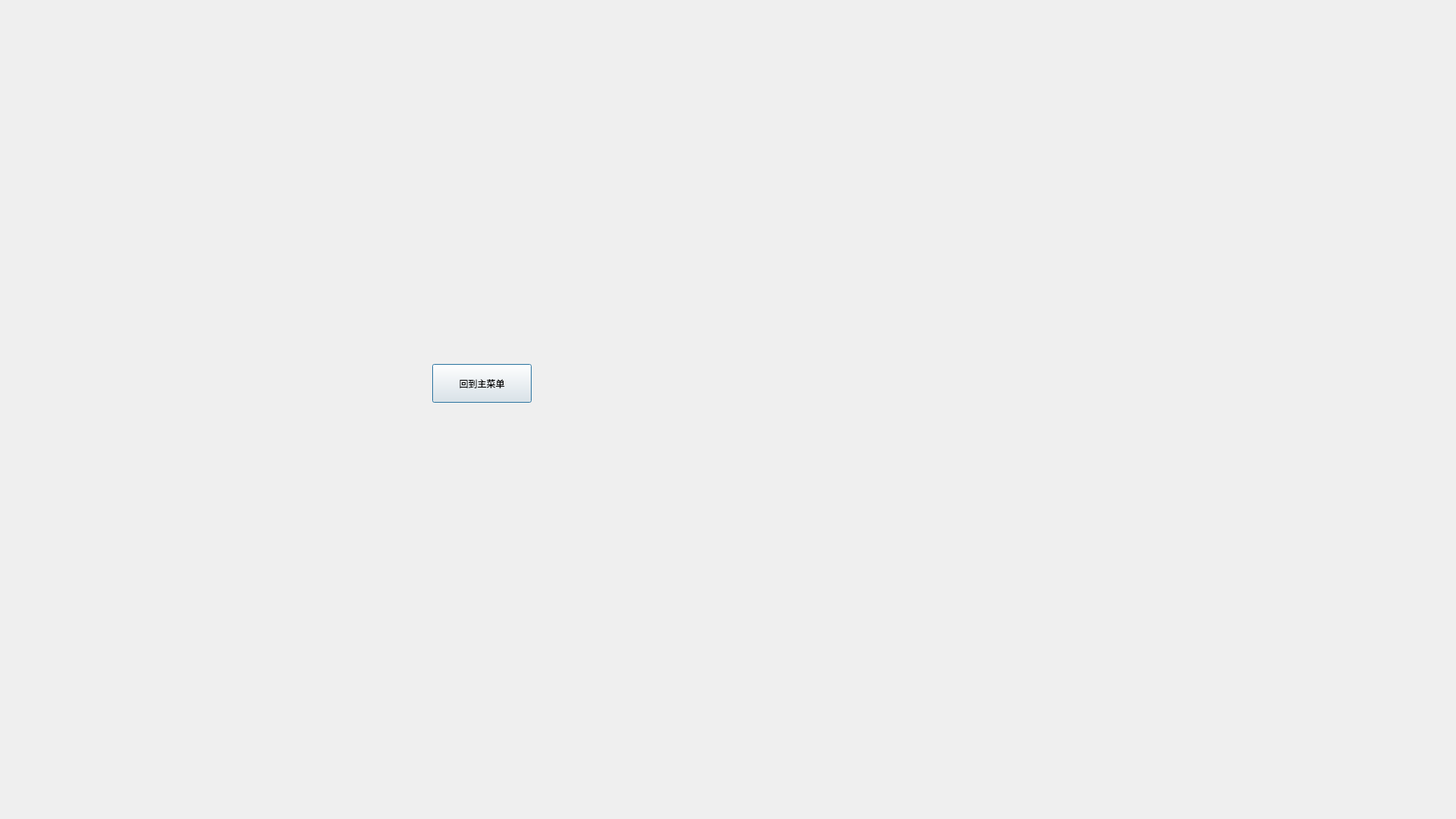
<?xml version="1.0" encoding="UTF-8"?>
<ui version="4.0">
 <class>a_3_ypxstj</class>
 <widget class="QDialog" name="a_3_ypxstj">
  <property name="geometry">
   <rect>
    <x>0</x>
    <y>0</y>
    <width>1920</width>
    <height>1080</height>
   </rect>
  </property>
  <property name="windowTitle">
   <string>Dialog</string>
  </property>
  <widget class="QPushButton" name="pushButton">
   <property name="geometry">
    <rect>
     <x>570</x>
     <y>480</y>
     <width>131</width>
     <height>51</height>
    </rect>
   </property>
   <property name="text">
    <string>回到主菜单</string>
   </property>
  </widget>
 </widget>
 <resources/>
 <connections/>
</ui>
